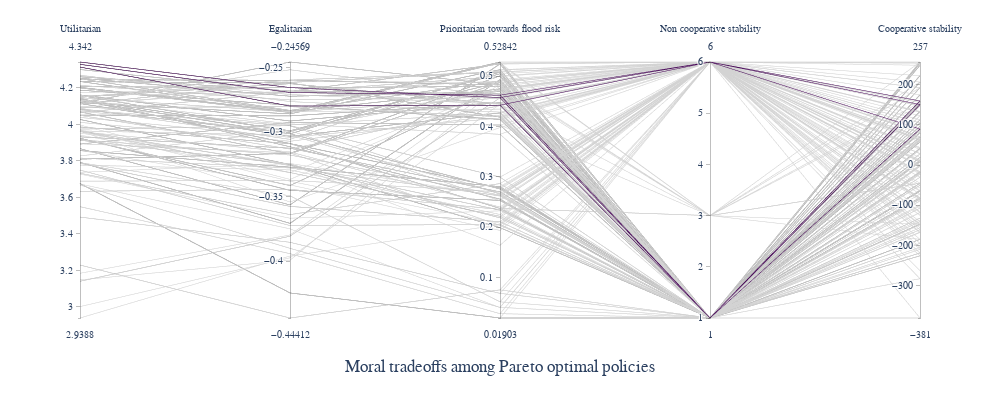

The cell this chart's notebook holds for it:
### Code cell
import plotly.express as px
df = value_comparison
fig = px.parallel_coordinates(df, color = 'utilitarian_percentile', dimensions = ['utility','gini_index', 'flood_risk','stability', 'resultant'], color_continuous_scale=['lightgrey', '#450256'] , 
labels = {'flood_risk':'Prioritarian towards flood risk','utility': 'Utilitarian', 'gini_index' : 'Egalitarian', 'resultant' : 'Cooperative stability','stability' : 'Non cooperative stability'})

# Removes the colour legend
fig.update_coloraxes(showscale = False)

fig.update_layout(width = 1000, height = 400, font_family = "Georgia", font_size = 12, 
 title = {'text': "Moral tradeoffs among Pareto optimal policies", 'xanchor': 'center', 'yanchor': 'top', 'x': 0.5, 'y': 0.1}
)
fig.show()
fig.write_image('../visuals/moral_tradeoffs.png')

### Figure 1 — Plotly figure (JSON) as saved in the notebook; plotly's stock layout.template omitted (floating-point values rounded to 4 significant figures; data arrays with more than 128 entries replaced by an {"elided": "..."} marker saying what was removed)
{"data": [{"dimensions": [{"label": "Utilitarian", "values": {"elided": "740 float values"}}, {"label": "Egalitarian", "values": {"elided": "740 float values"}}, {"label": "Prioritarian towards flood risk", "values": {"elided": "740 float values"}}, {"label": "Non cooperative stability", "values": {"elided": "740 int values"}}, {"label": "Cooperative stability", "values": {"elided": "740 int values"}}], "domain": {"x": [0, 1], "y": [0, 1]}, "line": {"color": {"elided": "740 int values"}, "coloraxis": "coloraxis"}, "name": "", "type": "parcoords"}], "layout": {"coloraxis": {"colorbar": {"title": {"text": "utilitarian_percentile"}}, "colorscale": [[0, "lightgrey"], [1, "#450256"]], "showscale": false}, "font": {"family": "Georgia", "size": 12}, "height": 400, "legend": {"tracegroupgap": 0}, "margin": {"t": 60}, "title": {"text": "Moral tradeoffs among Pareto optimal policies", "x": 0.5, "xanchor": "center", "y": 0.1, "yanchor": "top"}, "width": 1000}}
